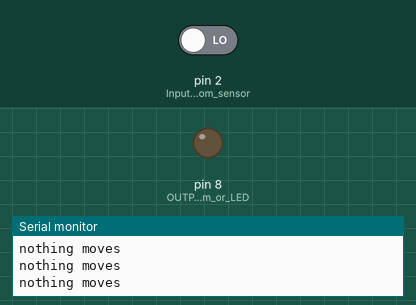
Recording of a sketch running on a simulated Arduino Uno, built with avr-gcc and run on an emulated ATmega328P. Parts: output pins drawn as LEDs (lit = HIGH), the last lines printed to the serial monitor. Inputs (shaded band) come from the test bench; at power-on: pin 2 (Input_from_sensor) LOW.

Above: at 1.8 s.
1.9 s: pin 2 (Input_from_sensor) driven HIGH
At 2.8 s:
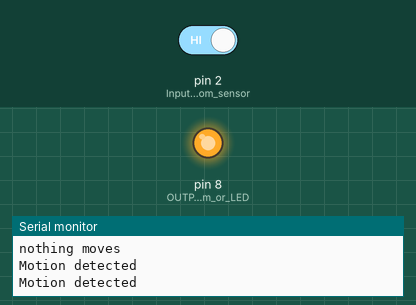
3.5 s: pin 2 (Input_from_sensor) driven LOW
At 4.0 s:
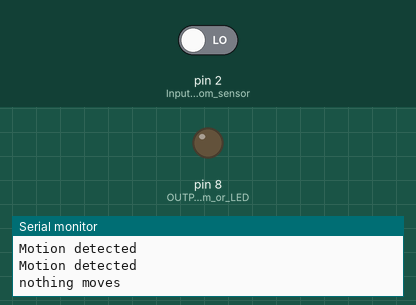
Timing chart, 0 to 6.5 s (numbered marks = the images above; inputs shaded):
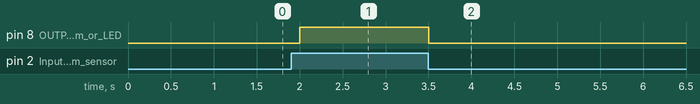

The sketch:

PIR_MOTION_SENSOR_PROPER.ino
```cpp
void setup() {
  Serial.begin(9600);// setup Serial Monitor to display information
  pinMode(2, INPUT);// Input from sensor
  pinMode(8, OUTPUT);// OUTPUT to alarm or LED
}

void loop() {
  int motion =digitalRead(2);
  if(motion){
    Serial.println("Motion detected");
    digitalWrite(8,HIGH);
  }else{
     Serial.println("nothing moves");
     digitalWrite(8,LOW);
  }
  delay(500);

}
```

Measured:
- after the input at 1.9 s, pin 8 (OUTPUT_to_alarm_or_LED): LOW → HIGH after 0.10 s
- after the input at 3.5 s, pin 8 (OUTPUT_to_alarm_or_LED): HIGH → LOW at once
